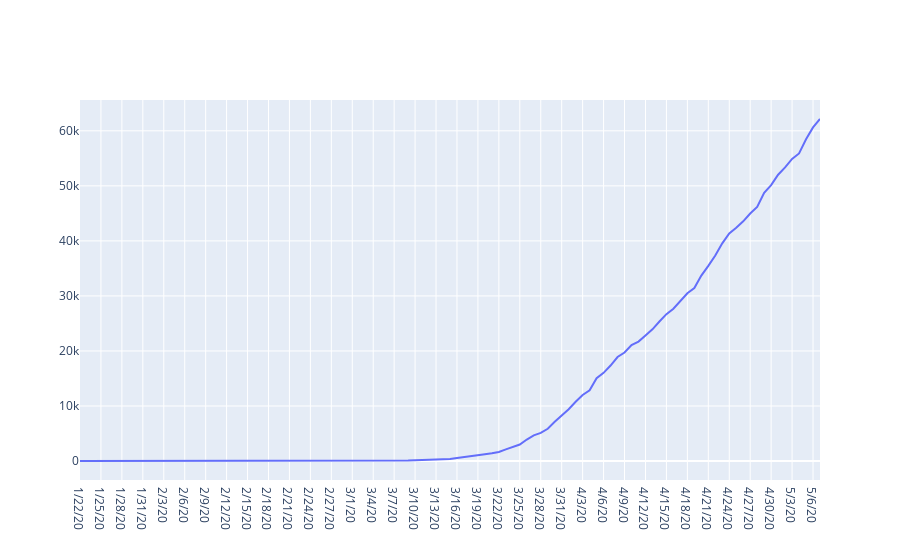

Notebook source saved alongside this figure:
### Code cell
selected_state_data = df_confirmed_cases.loc[df_confirmed_cases['Province_State'] == enteredStateName.replace(" ","").lower()]
x_data = np.array(list(selected_state_data.iloc[:, 11:].columns))
y_data = []
for indate in x_data:
     y_data.append(np.sum(selected_state_data[indate]))
labelText = "Confirmed Cases: " + enteredStateName

fig = go.Figure(data=go.Scatter(x=x_data, y=y_data, text=(labelText)))
fig.show()

### Figure 1 — Plotly figure (JSON) as saved in the notebook; plotly's stock layout.template omitted (floating-point values rounded to 4 significant figures)
{"data": [{"type": "scatter", "x": ["1/22/20", "1/23/20", "1/24/20", "1/25/20", "1/26/20", "1/27/20", "1/28/20", "1/29/20", "1/30/20", "1/31/20", "2/1/20", "2/2/20", "2/3/20", "2/4/20", "2/5/20", "2/6/20", "2/7/20", "2/8/20", "2/9/20", "2/10/20", "2/11/20", "2/12/20", "2/13/20", "2/14/20", "2/15/20", "2/16/20", "2/17/20", "2/18/20", "2/19/20", "2/20/20", "2/21/20", "2/22/20", "2/23/20", "2/24/20", "2/25/20", "2/26/20", "2/27/20", "2/28/20", "2/29/20", "3/1/20", "3/2/20", "3/3/20", "3/4/20", "3/5/20", "3/6/20", "3/7/20", "3/8/20", "3/9/20", "3/10/20", "3/11/20", "3/12/20", "3/13/20", "3/14/20", "3/15/20", "3/16/20", "3/17/20", "3/18/20", "3/19/20", "3/20/20", "3/21/20", "3/22/20", "3/23/20", "3/24/20", "3/25/20", "3/26/20", "3/27/20", "3/28/20", "3/29/20", "3/30/20", "3/31/20", "4/1/20", "4/2/20", "4/3/20", "4/4/20", "4/5/20", "4/6/20", "4/7/20", "4/8/20", "4/9/20", "4/10/20", "4/11/20", "4/12/20", "4/13/20", "4/14/20", "4/15/20", "4/16/20", "4/17/20", "4/18/20", "4/19/20", "4/20/20", "4/21/20", "4/22/20", "4/23/20", "4/24/20", "4/25/20", "4/26/20", "4/27/20", "4/28/20", "4/29/20", "4/30/20", "5/1/20", "5/2/20", "5/3/20", "5/4/20", "5/5/20", "5/6/20", "5/7/20"], "y": [0, 0, 0, 0, 2, 2, 2, 2, 2, 3, 3, 3, 6, 6, 6, 6, 6, 6, 6, 6, 7, 7, 8, 8, 8, 8, 8, 8, 8, 8, 10, 10, 10, 10, 10, 10, 11, 11, 12, 12, 21, 25, 35, 51, 59, 81, 95, 101, 144, 178, 221, 281, 372, 373, 557, 700, 828, 1005, 1243, 1405, 1646, 2108, 2538, 2998, 3899, 4657, 5095, 5852, 7138, 8210, 9399, 10773, 12004, 12837, 15034, 16019, 17351, 18897, 19710, 21081, 21706, 22795, 23931, 25356, 26686, 27677, 29157, 30491, 31431, 33686, 35465, 37344, 39561, 41355, 42368, 43558, 44966, 46164, 48747, 50130, 52026, 53347, 54903, 55884, 58456, 60616, 62148]}], "layout": {}}
